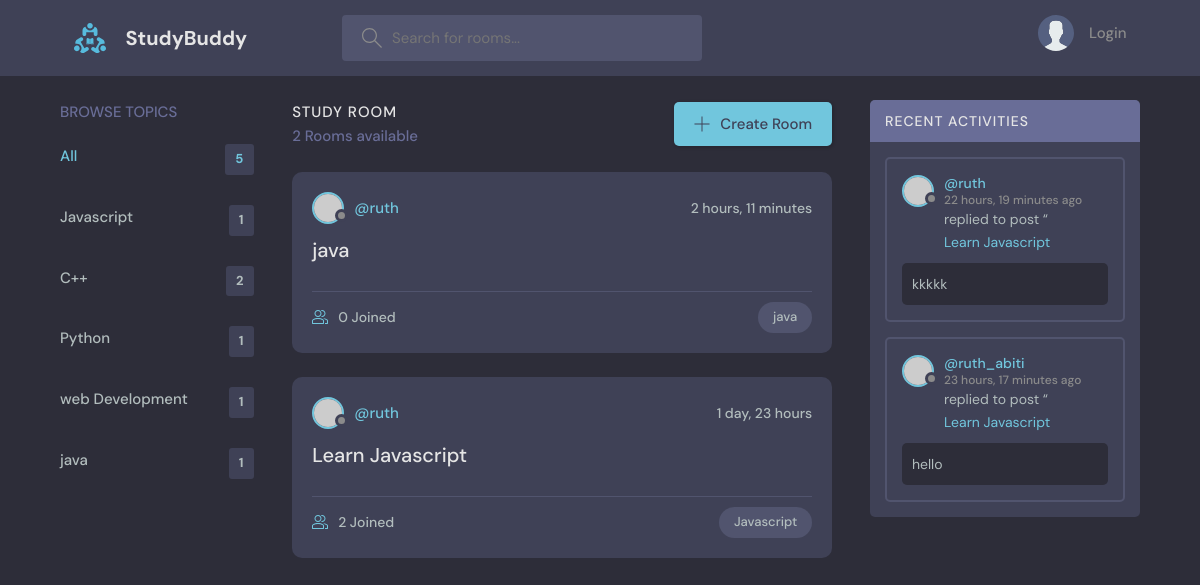
Page /?q=java on the committed database.
### base/models.py (models this page shows, shortened)
class Topic(models.Model):
    name = models.CharField(max_length=200)
    def __str__(self):
        return self.name

class Room(models.Model):
    host = models.ForeignKey(User, on_delete=models.SET_NULL, null=True)
    topic = models.ForeignKey(Topic, on_delete=models.SET_NULL, null=True)
    name = models.CharField(max_length=200)
    description = models.TextField(null=True, blank=True)
    participants = models.ManyToManyField(
        User, related_name='participants', blank=True)
    updated = models.DateTimeField(auto_now=True)
    created = models.DateTimeField(auto_now_add=True)
    class Meta:
        ordering = ['-updated', '-created']
    def __str__(self):
        return self.name

class Message(models.Model):
    user = models.ForeignKey(User, on_delete=models.CASCADE)
    room = models.ForeignKey(Room, on_delete=models.CASCADE)
    body = models.TextField()
    updated = models.DateTimeField(auto_now=True)
    created = models.DateTimeField(auto_now_add=True)
    class Meta:
        ordering = ['-updated', '-created']

### base/views.py (the view)
# urls.py: path('', views.home, name="home"),
def home(request):
    q = request.GET.get('q') if request.GET.get('q') != None else ''
    rooms = Room.objects.filter(Q(topic__name__icontains=q) |
                                Q(name__icontains=q) | Q(description__icontains=q))
    room_count = rooms.count
    room_message = Message.objects.filter(Q(room__name__icontains=q))
    topics = Topic.objects.all()
    context = {'rooms': rooms, 'topics': topics,
               'room_count': room_count, 'room_message': room_message}
    return render(request, 'base/home.html', context)

### base/templates/base/home.html (shortened to what this page needs)
{% extends 'main.html' %}
{% block content %}
    <main class="layout layout--3">
      <div class="container">
        {% include 'base/topics_component.html'%}
        <div class="roomList">
          <div class="roomList__header">
            <div>
              <h2>Study Room</h2>
              <p>{{room_count}} Rooms available</p>
            </div>
            <a class="btn btn--main" href="{% url 'create-room' %}">
              <svg version="1.1" xmlns="http://www.w3.org/2000/svg" width="32" height="32" viewBox="0 0 32 32">
                <title>add</title>
                <path
                  d="M16.943 0.943h-1.885v14.115h-14.115v1.885h14.115v14.115h1.885v-14.115h14.115v-1.885h-14.115v-14.115z"
                ></path>
              </svg>
              Create Room
            </a>
          </div>
          {% include 'base/feed_component.html' %}
        </div>
        {% include 'base/activities_component.html'%}
      </div>
    </main>
{% endblock content %}

### base/templates/base/topics_component.html
<div class="topics">
    <div class="topics__header">
      <h2>Browse Topics</h2>
    </div>
    <ul class="topics__list">
      <li>
        <a href="{% url 'home'%}" class="active">All <span>{{topics.count}}</span></a>
      </li>
      {% for topic in topics%}
      <li>
        <a href="{% url 'home'%}?q={{topic.name}}">{{topic.name}} <span>{{topic.room_set.all.count}}</span></a>
      </li>
      {% endfor %}
    </ul>
  </div>

### base/templates/base/feed_component.html (shortened to what this page needs)
{% for room in rooms %}
<div class="roomListRoom">
    <div class="roomListRoom__header">
      <a href="{% url 'user-profile' room.host.id%}" class="roomListRoom__author">
        <div class="avatar avatar--small">
          <img src="https://randomuser.me/api/portraits/women/11.jpg" />
        </div>
        <span>@{{room.host.username}}</span>
      </a>
      <div class="roomListRoom__actions">
        <span>{{room.created|timesince}}</span>
      </div>
    </div>
    <div class="roomListRoom__content">
      <a href="{% url 'room' room.id %}">{{room.name}}</a>
    </div>
    <div class="roomListRoom__meta">
      <a href="{% url 'room' room.id %}" class="roomListRoom__joined">
        {{room.participants.all.count}} Joined
      </a>
      <p class="roomListRoom__topic">{{room.topic}}</p>
    </div>
  </div>
{% endfor %}

### base/templates/base/activities_component.html (shortened to what this page needs)
<div class="activities">
        <div class="activities__header">
          <h2>Recent Activities</h2>
        </div>
        {% for message in room_message %}
        <div class="activities__box">
          <div class="activities__boxHeader roomListRoom__header">
            <a href="{% url 'user-profile' message.user.id %}" class="roomListRoom__author">
              <div class="avatar avatar--small">
                <img src="https://randomuser.me/api/portraits/women/11.jpg" />
              </div>
              <p>
                @{{message.user}}
                <span>{{message.created|timesince}} ago</span>
              </p>
            </a>
          </div>
          <div class="activities__boxContent">
            <p>replied to post “<a href="{% url 'room' message.room.id%}">{{message.room}}</a></p>
            <div class="activities__boxRoomContent">
                {{message.body}}
            </div>
          </div>
        </div>
        {% endfor %}
      </div>

### rows in the picture
Topic: name "Javascript", room_set.all.count "1"
Topic: name "C++", room_set.all.count "2"
Topic: name "Python", room_set.all.count "1"
Topic: name "web Development", room_set.all.count "1"
Topic: name "java", room_set.all.count "1"
Room: host.username "ruth", created "2 hours, 11 minutes", name "java", participants.all.count "0", topic "java"
Room: host.username "ruth", created "1 day, 23 hours", name "Learn Javascript", participants.all.count "2", topic "Javascript"
Message: user "ruth", created "22 hours, 19 minutes", room "Learn Javascript", body "kkkkk"
Message: user "ruth_abiti", created "23 hours, 17 minutes", room "Learn Javascript", body "hello"

### other values in the picture
{{ topics.count }} "5"
{{ room_count }} "2"
